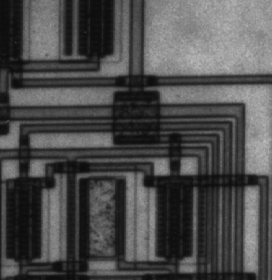
%> input picture Chapter08/images/circuit.tif, 272 x 280 px
$ octave example8.4.m   (GNU Octave 9; MATLAB toolbox functions it lacks are replaced by stand-ins)
%> lines starting %> are read from the running program, lines starting %| are printed output that depends on the picture; in (x1, y1, x2, y2) boxes, pixels count from 0 and x2, y2 are one past the last pixel; in counts of white or black regions, pixels touching at a corner belong together; the program's own positions count from 1
% Example Matlab script as provided with textbook:
%
%  Fundamentals of Digital Image Processing: A Practical Approach with Examples in Matlab
%  Chris J. Solomon and Toby P. Breckon, Wiley-Blackwell, 2010
%  ISBN: 0470844736, DOI:10.1002/9780470689776, http://www.fundipbook.com
%
length=18; tlevel=0.2;                                     		%Define SE and percent threshold level
A=imread('circuit.tif'); subplot(2,3,1), imshow(A)              %Read image and display
%> further down, A is the input picture: size 280x272 uint8; min 12, max 191, mean 76.3
B=im2bw(A,tlevel); subplot(2,3,2), imshow(~B);                  %Threshold image and display
%> after `B=im2bw(A,tlevel)`:
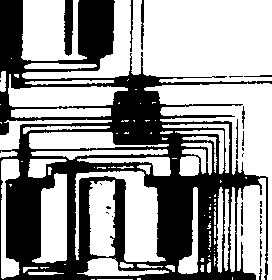
%> B: size 280x272 logical; 60.7% white; 27 black regions (17 under 20 px), largest, box (x1, y1, x2, y2) and area: (0, 0, 272, 280) 28933, (64, 0, 73, 56) 435, (141, 0, 144, 50) 123
SE=ones(3,length); bw1=imerode(~B,SE);                          %Erode vertical lines
%> after `bw1=imerode(~B,SE)`:
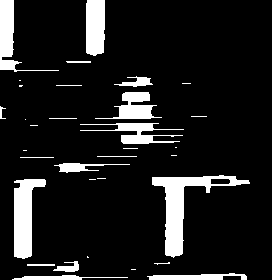
%> bw1: size 280x272 logical; 11.7% white; 33 white regions (15 under 20 px), largest, box (x1, y1, x2, y2) and area: (152, 175, 250, 258) 2053, (14, 179, 46, 259) 1489, (86, 0, 105, 56) 1012
subplot(2,3,3), imshow(bw1);                                    %display result
bw2=imerode(bw1,SE'); subplot(2,3,4), imshow(bw2);              %Erode horizontal lines
%> after `bw2=imerode(bw1,SE')`:
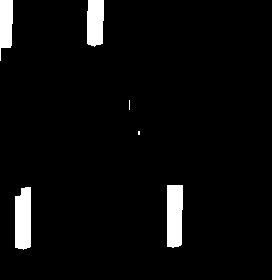
%> bw2: size 280x272 logical; 4.3% white; 6 white regions (2 under 20 px), largest, box (x1, y1, x2, y2) and area: (167, 185, 183, 248) 953, (15, 187, 31, 250) 928, (87, 0, 104, 47) 733, (0, 0, 13, 61) 611
bw3=imdilate(bw2,SE');bw4=imdilate(bw3,SE);                     %Dilate back
%> after `bw3=imdilate(bw2,SE')`:
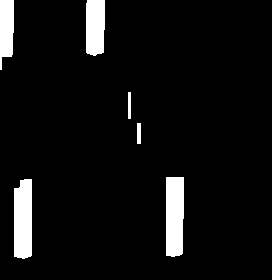
%> bw3: size 280x272 logical; 6.2% white; 6 white regions, box (x1, y1, x2, y2) and area: (166, 177, 184, 257) 1385, (14, 179, 32, 259) 1360, (86, 0, 105, 56) 1006, (0, 0, 14, 70) 798, (137, 123, 141, 144) 84, (128, 92, 131, 119) 81
%> after `bw4=imdilate(bw3,SE)`:
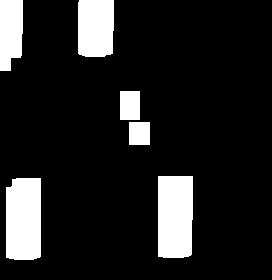
%> bw4: size 280x272 logical; 13.3% white; 6 white regions, box (x1, y1, x2, y2) and area: (158, 176, 193, 258) 2815, (6, 178, 41, 260) 2790, (78, 0, 114, 57) 1995, (0, 0, 23, 71) 1451, (120, 91, 140, 120) 580, (129, 122, 150, 145) 483
subplot(2,3,5), imshow(bw4);                                    %Display
boundary=bwperim(bw4);[i,j]=find(boundary);                     %Superimpose boundaries
%> after `boundary=bwperim(bw4)`:
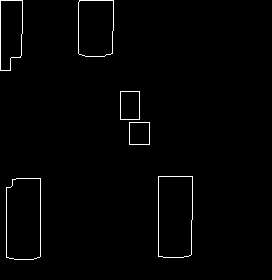
%> boundary: size 280x272 logical; 1.3% white in thin lines or dots, all inside (x1, y1, x2, y2) = (0, 0, 193, 260)
%> after `[i,j]=find(boundary)`: i = 980 values from 1 to 260; j = 980 values from 1 to 193
subplot(2,3,6), imshow(A); hold on; plot(j,i,'r.');
%> after `plot(j,i,'r.')`:
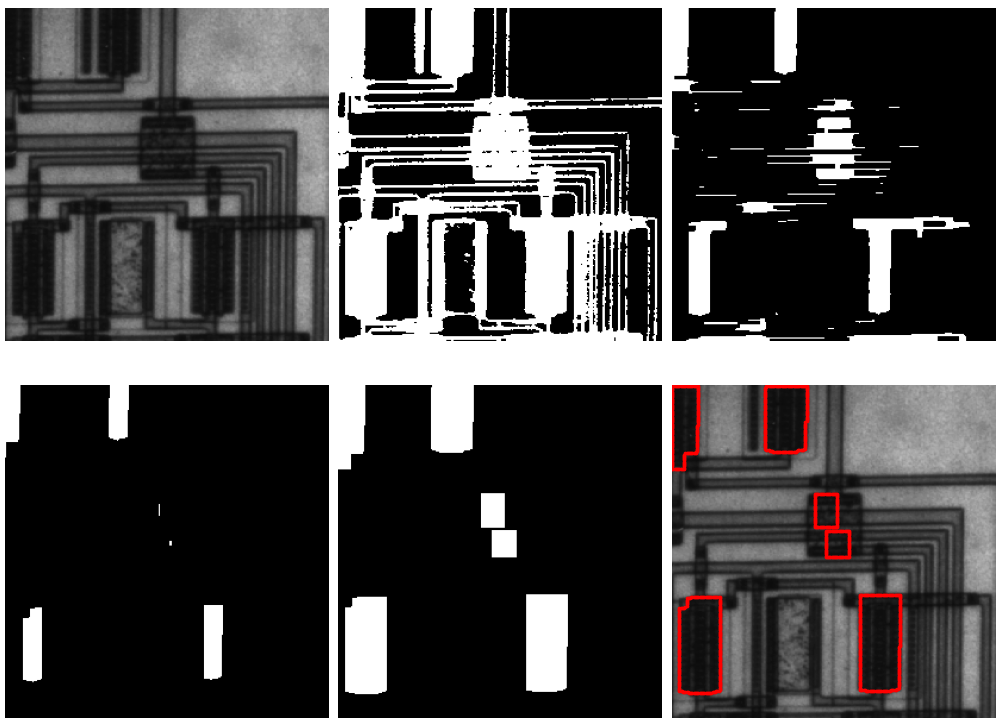
%> figure redrawn from the program's plot data, 6 panels
